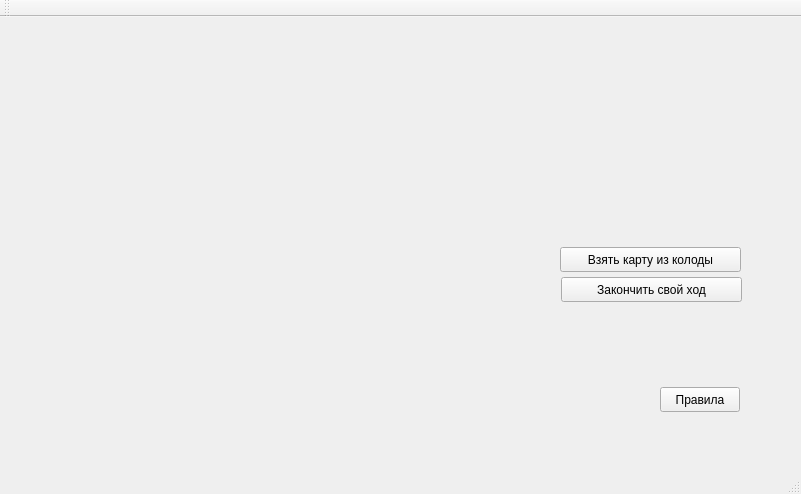
<?xml version="1.0" encoding="UTF-8"?>
<ui version="4.0">
 <class>MainWindow</class>
 <widget class="QMainWindow" name="MainWindow">
  <property name="geometry">
   <rect>
    <x>0</x>
    <y>0</y>
    <width>801</width>
    <height>494</height>
   </rect>
  </property>
  <property name="windowTitle">
   <string>MainWindow</string>
  </property>
  <widget class="QWidget" name="centralWidget">
   <widget class="QLabel" name="startcard">
    <property name="geometry">
     <rect>
      <x>70</x>
      <y>280</y>
      <width>100</width>
      <height>153</height>
     </rect>
    </property>
    <property name="text">
     <string/>
    </property>
   </widget>
   <widget class="QWidget" name="gridLayoutWidget">
    <property name="geometry">
     <rect>
      <x>10</x>
      <y>10</y>
      <width>731</width>
      <height>211</height>
     </rect>
    </property>
    <layout class="QGridLayout" name="cards"/>
   </widget>
   <widget class="QLabel" name="label">
    <property name="geometry">
     <rect>
      <x>10</x>
      <y>260</y>
      <width>241</width>
      <height>17</height>
     </rect>
    </property>
    <property name="text">
     <string/>
    </property>
   </widget>
   <widget class="QLabel" name="turn">
    <property name="geometry">
     <rect>
      <x>210</x>
      <y>350</y>
      <width>301</width>
      <height>20</height>
     </rect>
    </property>
    <property name="text">
     <string/>
    </property>
   </widget>
   <widget class="QPushButton" name="getcard">
    <property name="geometry">
     <rect>
      <x>560</x>
      <y>230</y>
      <width>181</width>
      <height>25</height>
     </rect>
    </property>
    <property name="text">
     <string>Взять карту из колоды</string>
    </property>
    <property name="autoDefault">
     <bool>false</bool>
    </property>
    <property name="flat">
     <bool>false</bool>
    </property>
   </widget>
   <widget class="QPushButton" name="rules">
    <property name="geometry">
     <rect>
      <x>660</x>
      <y>370</y>
      <width>80</width>
      <height>25</height>
     </rect>
    </property>
    <property name="text">
     <string>Правила</string>
    </property>
   </widget>
   <widget class="QPushButton" name="finish">
    <property name="geometry">
     <rect>
      <x>561</x>
      <y>260</y>
      <width>181</width>
      <height>25</height>
     </rect>
    </property>
    <property name="text">
     <string>Закончить свой ход</string>
    </property>
   </widget>
   <widget class="QLabel" name="fres">
    <property name="geometry">
     <rect>
      <x>380</x>
      <y>310</y>
      <width>361</width>
      <height>20</height>
     </rect>
    </property>
    <property name="text">
     <string/>
    </property>
   </widget>
   <widget class="QLabel" name="res">
    <property name="geometry">
     <rect>
      <x>10</x>
      <y>230</y>
      <width>181</width>
      <height>17</height>
     </rect>
    </property>
    <property name="text">
     <string/>
    </property>
   </widget>
  </widget>
  <widget class="QMenuBar" name="menuBar">
   <property name="geometry">
    <rect>
     <x>0</x>
     <y>0</y>
     <width>801</width>
     <height>22</height>
    </rect>
   </property>
  </widget>
  <widget class="QToolBar" name="mainToolBar">
   <attribute name="toolBarArea">
    <enum>TopToolBarArea</enum>
   </attribute>
   <attribute name="toolBarBreak">
    <bool>false</bool>
   </attribute>
  </widget>
  <widget class="QStatusBar" name="statusBar"/>
 </widget>
 <layoutdefault spacing="6" margin="11"/>
 <resources/>
 <connections/>
</ui>
